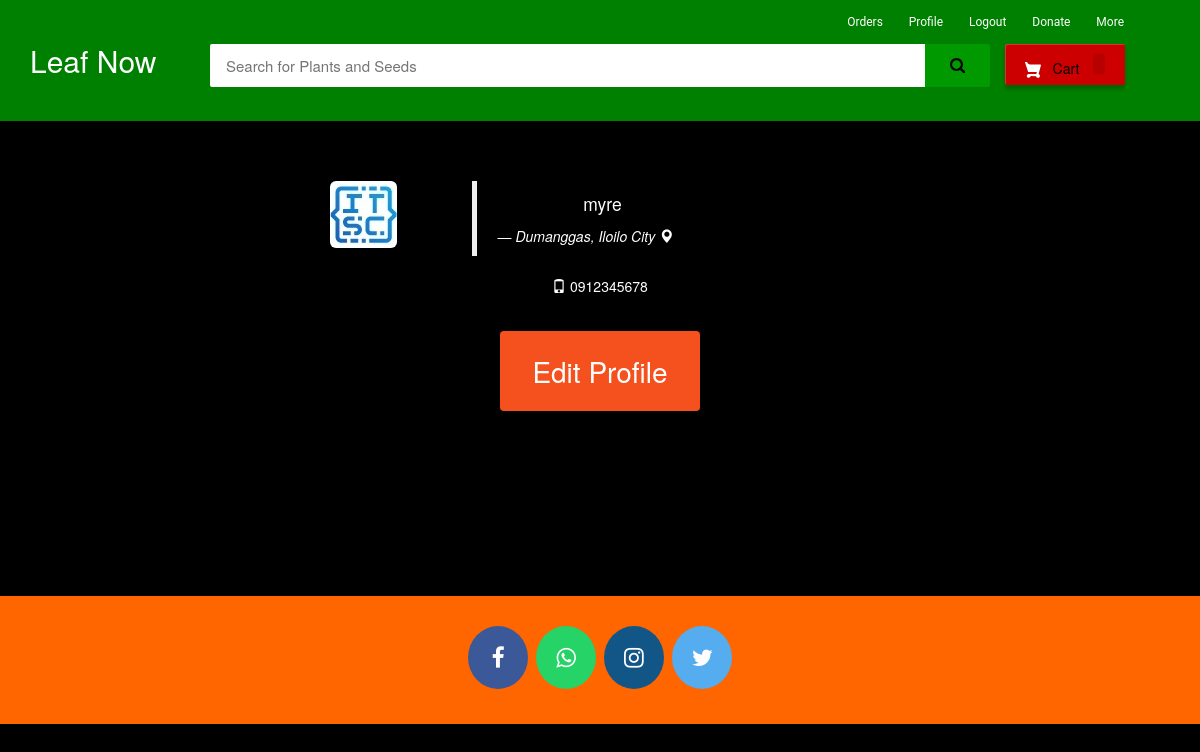
Page /my-profile (signed in) on the committed database.
### ecom/models.py (models this page shows, shortened)
class Customer(models.Model):
    user=models.OneToOneField(User,on_delete=models.CASCADE)
    profile_pic= models.ImageField(upload_to='profile_pic/CustomerProfilePic/',null=True,blank=True)
    address = models.CharField(max_length=40)
    mobile = models.CharField(max_length=20,null=False)

### ecom/views.py (the view)
# urls.py: path('my-profile', views.my_profile_view,name='my-profile'),
@login_required(login_url='customerlogin')
@user_passes_test(is_customer)
def my_profile_view(request):
    customer=models.Customer.objects.get(user_id=request.user.id)
    return render(request,'ecom/my_profile.html',{'customer':customer})

### ecom/views.py (called while the page is built)
def is_customer(user):
    return user.groups.filter(name='CUSTOMER').exists()

### templates/ecom/my_profile.html (shortened to what this page needs)
{% extends 'ecom/customer_base.html' %}
{% load static %}
{% block content %}
<br><br><br>
<div style="padding-left:300px;" class="container">
        <div class="col-sm-2 col-md-2">
            <img src="{% static customer.profile_pic.url %}"   alt="profile pic" class="img-rounded img-responsive" />
        </div>
        <div class="col-sm-4 col-md-4">
            <blockquote style="color: white;">
                <p>{{request.user}}</p> <small style="color: white;"><cite title="Source Title">{{customer.address}}  <i class="glyphicon glyphicon-map-marker"></i></cite></small>
            </blockquote>
            <p style="color: white;"> <i class="glyphicon glyphicon-phone" ></i> {{customer.mobile}}
            </p>
        </div>
</div>
<br>
<div style="text-align: center;">
  <a href="/edit-profile"><button class="button" ><span>Edit Profile </span></button></a>
</div>
<br><br><br><br><br><br>
{% endblock content %}

### templates/ecom/customer_base.html (style rules this page uses)
body { background-color: black; }
p { text-align: center; }

### templates/ecom/my_profile.html (style rules this page uses)
body { background-color:#000000; }
.button { display: inline-block; border-radius: 4px; background-color: #f4511e; border: none; color: #FFFFFF; text-align: center; font-size: 28px; padding: 20px; width: 200px; transition: all 0.5s; cursor: pointer; margin: 5px; }
.button span { cursor: pointer; display: inline-block; position: relative; transition: 0.5s; }
.button span:after { content: '\00bb'; position: absolute; opacity: 0; top: 0; right: -20px; transition: 0.5s; }

### rows in the picture
Customer: profile_pic (picture), address "Dumanggas, Iloilo City", mobile "0912345678"

### other values in the picture
{{ request.user }} "myre"
